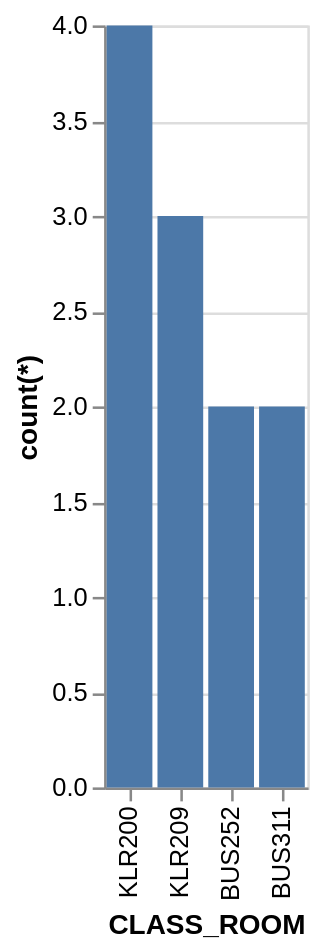

The specification (Vega-Lite) saved for this image:
### Vega-Lite specification from a JSON file in a GitHub repository (floating-point values rounded to 4 significant figures)
{"data": {"values": [{"x_data": "BUS252", "y_data": 2}, {"x_data": "BUS311", "y_data": 2}, {"x_data": "KLR200", "y_data": 4}, {"x_data": "KLR209", "y_data": 3}]}, "mark": "bar", "encoding": {"x": {"field": "x_data", "type": "nominal", "title": "CLASS_ROOM", "sort": {"op": "sum", "field": "y_data", "order": "descending"}}, "y": {"field": "y_data", "type": "quantitative", "title": "count(*)"}}}
